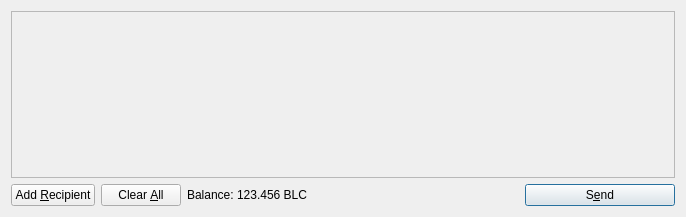
<?xml version="1.0" encoding="UTF-8"?>
<ui version="4.0">
 <class>SendCoinsDialog</class>
 <widget class="QDialog" name="SendCoinsDialog">
  <property name="geometry">
   <rect>
    <x>0</x>
    <y>0</y>
    <width>686</width>
    <height>217</height>
   </rect>
  </property>
  <property name="windowTitle">
   <string>Send Coins</string>
  </property>
  <layout class="QVBoxLayout" name="verticalLayout">
   <item>
    <widget class="QScrollArea" name="scrollArea">
     <property name="widgetResizable">
      <bool>true</bool>
     </property>
     <widget class="QWidget" name="scrollAreaWidgetContents">
      <property name="geometry">
       <rect>
        <x>0</x>
        <y>0</y>
        <width>666</width>
        <height>165</height>
       </rect>
      </property>
      <layout class="QVBoxLayout" name="verticalLayout_2">
       <property name="margin">
        <number>0</number>
       </property>
       <item>
        <layout class="QVBoxLayout" name="entries">
         <property name="spacing">
          <number>6</number>
         </property>
        </layout>
       </item>
       <item>
        <spacer name="verticalSpacer">
         <property name="orientation">
          <enum>Qt::Vertical</enum>
         </property>
         <property name="sizeHint" stdset="0">
          <size>
           <width>20</width>
           <height>40</height>
          </size>
         </property>
        </spacer>
       </item>
      </layout>
     </widget>
    </widget>
   </item>
   <item>
    <layout class="QHBoxLayout" name="horizontalLayout">
     <item>
      <widget class="QPushButton" name="addButton">
       <property name="toolTip">
        <string>Send to multiple recipients at once</string>
       </property>
       <property name="text">
        <string>Add &amp;Recipient</string>
       </property>
       <property name="icon">
        <iconset resource="../bitcoin.qrc">
         <normaloff>:/icons/add</normaloff>:/icons/add</iconset>
       </property>
       <property name="autoDefault">
        <bool>false</bool>
       </property>
      </widget>
     </item>
     <item>
      <widget class="QPushButton" name="clearButton">
       <property name="sizePolicy">
        <sizepolicy hsizetype="Minimum" vsizetype="Fixed">
         <horstretch>0</horstretch>
         <verstretch>0</verstretch>
        </sizepolicy>
       </property>
       <property name="toolTip">
        <string>Remove all transaction fields</string>
       </property>
       <property name="text">
        <string>Clear &amp;All</string>
       </property>
       <property name="icon">
        <iconset resource="../bitcoin.qrc">
         <normaloff>:/icons/remove</normaloff>:/icons/remove</iconset>
       </property>
       <property name="autoRepeatDelay">
        <number>300</number>
       </property>
       <property name="autoDefault">
        <bool>false</bool>
       </property>
      </widget>
     </item>
     <item>
      <layout class="QHBoxLayout" name="horizontalLayout_2">
       <property name="spacing">
        <number>3</number>
       </property>
       <item>
        <widget class="QLabel" name="label">
         <property name="text">
          <string>Balance:</string>
         </property>
        </widget>
       </item>
       <item>
        <widget class="QLabel" name="labelBalance">
         <property name="cursor">
          <cursorShape>IBeamCursor</cursorShape>
         </property>
         <property name="text">
          <string>123.456 BLC</string>
         </property>
         <property name="textInteractionFlags">
          <set>Qt::LinksAccessibleByMouse|Qt::TextSelectableByKeyboard|Qt::TextSelectableByMouse</set>
         </property>
        </widget>
       </item>
      </layout>
     </item>
     <item>
      <spacer name="horizontalSpacer">
       <property name="orientation">
        <enum>Qt::Horizontal</enum>
       </property>
       <property name="sizeHint" stdset="0">
        <size>
         <width>40</width>
         <height>20</height>
        </size>
       </property>
      </spacer>
     </item>
     <item>
      <widget class="QPushButton" name="sendButton">
       <property name="minimumSize">
        <size>
         <width>150</width>
         <height>0</height>
        </size>
       </property>
       <property name="toolTip">
        <string>Confirm the send action</string>
       </property>
       <property name="text">
        <string>S&amp;end</string>
       </property>
       <property name="icon">
        <iconset resource="../bitcoin.qrc">
         <normaloff>:/icons/send</normaloff>:/icons/send</iconset>
       </property>
       <property name="default">
        <bool>true</bool>
       </property>
      </widget>
     </item>
    </layout>
   </item>
  </layout>
 </widget>
 <resources>
  <include location="../bitcoin.qrc"/>
 </resources>
 <connections/>
</ui>
